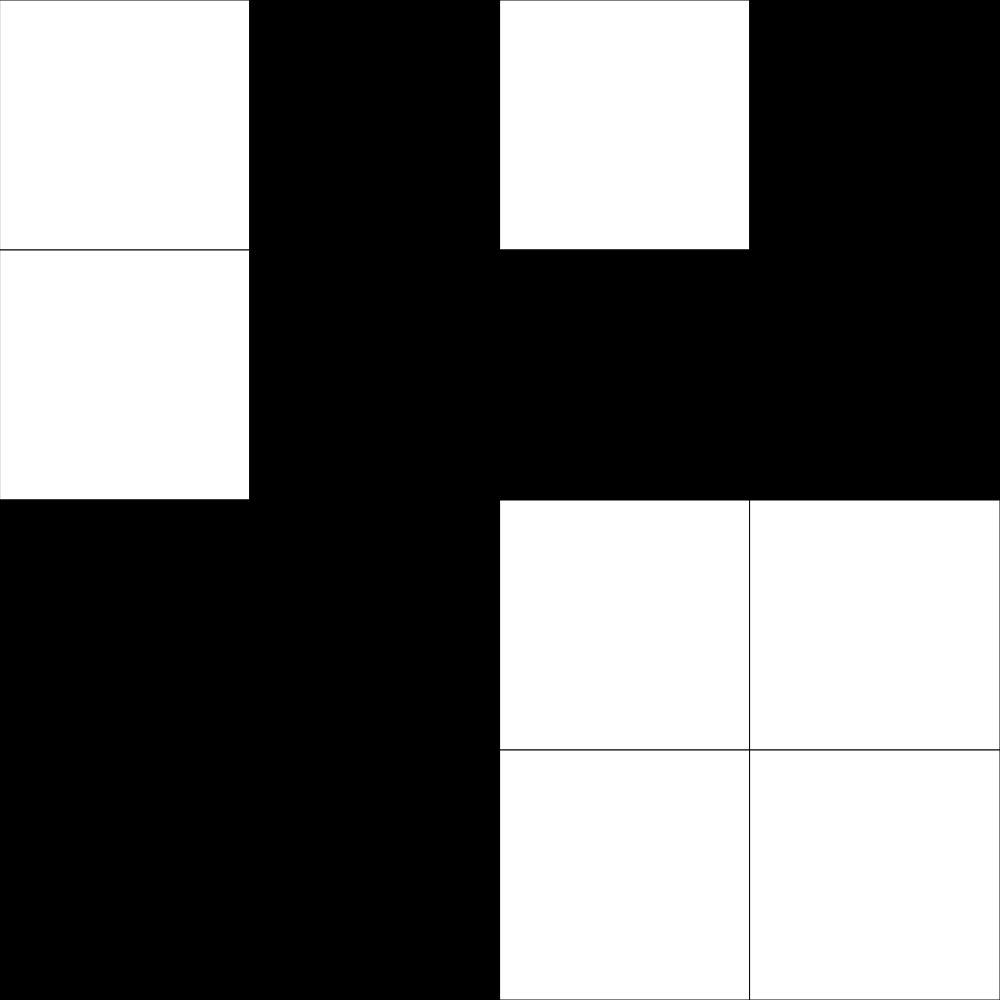
Frame 1 (no input)
Frame 60 (no input): identical to frame 1, image omitted
Frame 120 (the mouse pressed at the canvas centre since frame 60): identical to frame 1, image omitted

The p5.js sketch that drew this single still picture (run headless with seeded random() and noise() and a simulated clock; from frame 60 on, the mouse is pressed at the canvas centre):

// p5.js sketch
// ── sketch.js
// the magical 2D arrays demo
// Oct 22nd, 2024


// if hardcoding grid, use this:

// let magicalgrid = [
//   [1, 0, 1, 0],
//   [0, 0, 1, 1],
//   [1, 1, 1, 0],
//   [0, 1, 1, 0],
// ];

let magicalGrid;
const MAGICAL_GRID_SIZE = 4;
let magicalCellSize;

function setup() {
  if (windowWidth < windowHeight) {
    createCanvas(windowWidth, windowWidth);
  }
  else {
    createCanvas(windowHeight, windowHeight);
  }
  magicalCellSize = height / MAGICAL_GRID_SIZE;
  magicalGrid = summonRandomMagicalGrid(MAGICAL_GRID_SIZE, MAGICAL_GRID_SIZE);
}

function draw() {
  background(220);
  magicalGridDisplayer();
}

function keyPressed() {
  if (key === "r") {
    magicalGrid = summonRandomMagicalGrid(MAGICAL_GRID_SIZE, MAGICAL_GRID_SIZE);
  }
  if (key === "e") {
    magicalGrid = summonEmptyMagicalGrid(MAGICAL_GRID_SIZE, MAGICAL_GRID_SIZE);
  }
}

function magicalGridDisplayer() {
  for (let y = 0; y < MAGICAL_GRID_SIZE; y++) {
    for (let x = 0; x < MAGICAL_GRID_SIZE; x++) {
      if (magicalGrid[y][x] === 1) {
        fill("black");
      }
      else if (magicalGrid[y][x] === 0) {
        fill("white");
      }
      square(x * magicalCellSize, y * magicalCellSize, magicalCellSize);
    }
  }
}

function summonRandomMagicalGrid(cols, rows) {
  let newGrid = [];
  for (let y = 0; y < rows; y++) {
    newGrid.push([]);
    for (let x = 0; x < cols; x++) {
      // chooses either 0 or 1, 50% of the time
      if (random(100) < 50) {
        newGrid[y].push(1);
      }
      else {
        newGrid[y].push(0);
      }
    }
  }
  return newGrid;
}

function summonEmptyMagicalGrid(cols, rows) {
  let newGrid = [];
  for (let y = 0; y < rows; y++) {
    newGrid.push([]);
    for (let x = 0; x < cols; x++) {
      newGrid[y].push(0);
    }
  }
  return newGrid;
}
